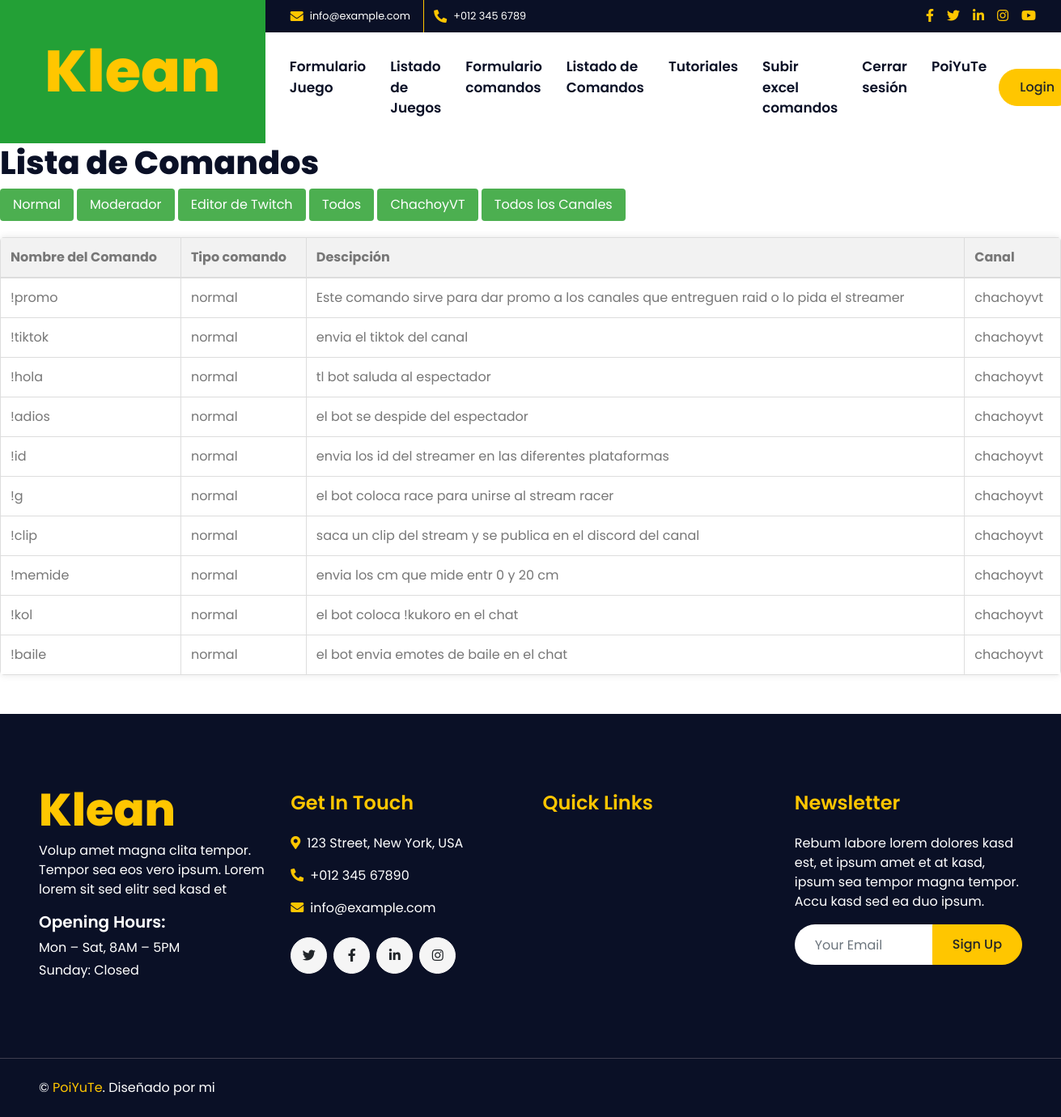
The app's page /lista_comandos (signed in) with its own data.
### core/models.py (models this page shows, shortened)
class Comando(models.Model):
    TIPO_COMANDO = [
        ('normal', 'Normal'),
        ('moderador', 'Moderador'),
        ('editor de twitch', 'Editor de Twitch'),
    ]
    CANAL = [
        ('chachoyvt', 'ChachoyVT'),
    ]
    nombre_comando = models.CharField(max_length=50, default='')
    tipo = models.CharField(max_length=50, choices=TIPO_COMANDO)
    descripcion = models.CharField(max_length=500, default='')
    canal = models.CharField(max_length=50, choices=CANAL, default='chachoyvt')  # Selecciona un valor predeterminado adecuado

### core/views.py (the view)
# urls.py: path('lista_comandos', lista_comandos, name="lista_comandos"),
def lista_comandos(request):
    comandos = Comando.objects.all()
    return render(request, 'core/lista_comandos.html', {'comandos': comandos})

### core/templates/core/lista_comandos.html (shortened to what this page needs)
<!DOCTYPE html>
<html lang="en">
<head>
    {% load static %}
    <link href="https://cdnjs.cloudflare.com/ajax/libs/font-awesome/5.10.0/css/all.min.css" rel="stylesheet">
    <link href="lib/owlcarousel/assets/owl.carousel.min.css" rel="stylesheet">
    <link href="lib/lightbox/css/lightbox.min.css" rel="stylesheet">
    <link href="{% static 'core/'%}css/style.css" rel="stylesheet">
</head>
<body>
    <div class="container-fluid">
        <div class="row">
            <div class="col-lg-3 bg-secondary d-none d-lg-block">
                <a href="" class="navbar-brand w-100 h-100 m-0 p-0 d-flex align-items-center justify-content-center">
                    <h1 class="m-0 display-3 text-primary">Klean</h1>
                </a>
            </div>
            <div class="col-lg-9">
                <div class="row bg-dark d-none d-lg-flex">
                    <div class="col-lg-7 text-left text-white">
                        <div class="h-100 d-inline-flex align-items-center border-right border-primary py-2 px-3">
                            <i class="fa fa-envelope text-primary mr-2"></i>
                            <small>info@example.com</small>
                        </div>
                        <div class="h-100 d-inline-flex align-items-center py-2 px-2">
                            <i class="fa fa-phone-alt text-primary mr-2"></i>
                            <small>+012 345 6789</small>
                        </div>
                    </div>
                    <div class="col-lg-5 text-right">
                        <div class="d-inline-flex align-items-center pr-2">
                            <a class="text-primary p-2" href="">
                                <i class="fab fa-facebook-f"></i>
                            </a>
                            <a class="text-primary p-2" href="">
                                <i class="fab fa-twitter"></i>
                            </a>
                            <a class="text-primary p-2" href="">
                                <i class="fab fa-linkedin-in"></i>
                            </a>
                            <a class="text-primary p-2" href="">
                                <i class="fab fa-instagram"></i>
                            </a>
                            <a class="text-primary p-2" href="">
                                <i class="fab fa-youtube"></i>
                            </a>
                        </div>
                    </div>
                </div>
                <nav class="navbar navbar-expand-lg bg-white navbar-light p-0">
                    <div class="collapse navbar-collapse justify-content-between" id="navbarCollapse">
                        <div class="navbar-nav mr-auto py-0">
                            {% if user.is_authenticated %}
                            <a href="{% url 'formulario' %}" class="nav-item nav-link">Formulario Juego</a>
                            {% endif %}
                            <a href="{% url 'lista_juegos' %}" class="nav-item nav-link">Listado de Juegos</a>
                            {% if user.is_authenticated %}
                            <a href="{% url 'comando' %}" class="nav-item nav-link">Formulario comandos</a>
                            {% endif %}
                            <a href="{% url 'lista_comandos' %}" class="nav-item nav-link">Listado de Comandos</a>
                            {% if user.is_authenticated %}
                            <a href="{% url 'videos' %}" class="nav-item nav-link">Tutoriales</a>
                            <a href="{% url 'upload_excel' %}" class="nav-item nav-link">Subir excel comandos</a>
                            {% endif %}
                            {% if user.is_authenticated %}
                            <a href="#" class="nav-item nav-link" onclick="document.getElementById('logout-form').submit()">Cerrar sesión</a>
                            {% endif %}
                            {% if user.is_authenticated %}
                            <a href="#" class="nav-item nav-link">{{ user.username}}</a>
                            {% endif %}
                        </div>
                    </div>
                    <a href="{% url 'login' %}" class="btn btn-primary mr-3 d-none d-lg-block">Login</a>
            </div>
        </div>
    </div>
    <body>
        <h1>Lista de Comandos</h1>
        <button class="filter-btn" onclick="filterByType('normal')">Normal</button>
        <button class="filter-btn" onclick="filterByType('Moderador')">Moderador</button>
        <button class="filter-btn" onclick="filterByType('editor de twitch')">Editor de Twitch</button>
        <button class="filter-btn" onclick="showAll()">Todos</button>
        <button class="filter-btn" onclick="filterByChannel('chachoyvt')">ChachoyVT</button>
        <button class="filter-btn" onclick="showAllChannels()">Todos los Canales</button>
        <table class="rounded">
            <thead>
                <tr>
                    <th>Nombre del Comando</th>
                    <th>Tipo comando</th>
                    <th>Descipción</th>
                    <th>Canal</th>
                </tr>
            </thead>
            <tbody>
                {% for comando in comandos %}
                <tr class="game-row" data-type="{{ comando.tipo }}" data-channel="{{ comando.canal }}">
                    <td>{{ comando.nombre_comando }}</td>
                    <td>{{ comando.tipo }}</td>
                    <td>{{ comando.descripcion }}</td>
                    <td>{{ comando.canal }}</td>
                </tr>
                {% endfor %}
            </tbody>
        </table>
    </body>
    <div class="container-fluid bg-dark text-white mt-5 py-5 px-sm-3 px-md-5">
        <div class="row pt-5">
            <div class="col-lg-3 col-md-6 mb-5">
                <a href="index.html" class="navbar-brand">
                    <h1 class="m-0 mt-n3 display-4 text-primary">Klean</h1>
                </a>
                <p>Volup amet magna clita tempor. Tempor sea eos vero ipsum. Lorem lorem sit sed elitr sed kasd et</p>
                <h5 class="font-weight-semi-bold text-white mb-2">Opening Hours:</h5>
                <p class="mb-1">Mon – Sat, 8AM – 5PM</p>
                <p class="mb-0">Sunday: Closed</p>
            </div>
            <div class="col-lg-3 col-md-6 mb-5">
                <h4 class="font-weight-semi-bold text-primary mb-4">Get In Touch</h4>
                <p><i class="fa fa-map-marker-alt text-primary mr-2"></i>123 Street, New York, USA</p>
                <p><i class="fa fa-phone-alt text-primary mr-2"></i>+012 345 67890</p>
                <p><i class="fa fa-envelope text-primary mr-2"></i>info@example.com</p>
                <div class="d-flex justify-content-start mt-4">
                    <a class="btn btn-light btn-social mr-2" href="#"><i class="fab fa-twitter"></i></a>
                    <a class="btn btn-light btn-social mr-2" href="#"><i class="fab fa-facebook-f"></i></a>
                    <a class="btn btn-light btn-social mr-2" href="#"><i class="fab fa-linkedin-in"></i></a>
                    <a class="btn btn-light btn-social" href="#"><i class="fab fa-instagram"></i></a>
                </div>
            </div>
            <div class="col-lg-3 col-md-6 mb-5">
                <h4 class="font-weight-semi-bold text-primary mb-4">Quick Links</h4>
            </div>
            <div class="col-lg-3 col-md-6 mb-5">
                <h4 class="font-weight-semi-bold text-primary mb-4">Newsletter</h4>
                <p>Rebum labore lorem dolores kasd est, et ipsum amet et at kasd, ipsum sea tempor magna tempor. Accu
                    kasd sed ea duo ipsum.</p>
                <div class="w-100">
                    <div class="input-group">
                        <input type="text" class="form-control border-0" style="padding: 25px;"
                            placeholder="Your Email">
                        <div class="input-group-append">
                            <button class="btn btn-primary px-4">Sign Up</button>
                        </div>
                    </div>
                </div>
            </div>
        </div>
    </div>
    <div class="container-fluid bg-dark text-white border-top py-4 px-sm-3 px-md-5"
        style="border-color: #3E3E4E !important;">
        <div class="row">
            <div class="col-lg-6 text-center text-md-left mb-3 mb-md-0">
                <p class="m-0 text-white">&copy; <a href="#">PoiYuTe</a>. Diseñado por mi
                </p>
            </div>
        </div>
    </div>
    <script src="{% load static %}js/main.js"></script>
</body>
</html>

### core/templates/core/lista_comandos.html (style rules this page uses)
body { font-family: Arial, sans-serif; margin: 20px; }
h1 { color: #333; }
table { width: 100%; border-collapse: collapse; margin-top: 20px; border-radius: 8px; overflow: hidden; box-shadow: 0 0 10px rgba(0, 0, 0, 0.1); }
th, td { border: 1px solid #ddd; padding: 12px; text-align: left; }
th { background-color: #f2f2f2; border-bottom: 2px solid #ddd; }
tr { transition: background-color 0.3s; }
td { border-bottom: 1px solid #ddd; }
.rounded { border-radius: 8px; overflow: hidden; }
.filter-btn { display: inline-block; padding: 8px 16px; background-color: #4CAF50; color: white; border: none; border-radius: 4px; cursor: pointer; }

### records on screen
Comando: nombre_comando "!promo", tipo "normal", descripcion "Este comando sirve para dar promo a los canales que entreguen raid o lo pida el streamer", canal "chachoyvt"
Comando: nombre_comando "!tiktok", tipo "normal", descripcion "envia el tiktok del canal", canal "chachoyvt"
Comando: nombre_comando "!hola", tipo "normal", descripcion "tl bot saluda al espectador", canal "chachoyvt"
Comando: nombre_comando "!adios", tipo "normal", descripcion "el bot se despide del espectador", canal "chachoyvt"
Comando: nombre_comando "!id", tipo "normal", descripcion "envia los id del streamer en las diferentes plataformas", canal "chachoyvt"
Comando: nombre_comando "!g", tipo "normal", descripcion "el bot coloca race para unirse al stream racer", canal "chachoyvt"
Comando: nombre_comando "!clip", tipo "normal", descripcion "saca un clip del stream y se publica en el discord del canal", canal "chachoyvt"
Comando: nombre_comando "!memide", tipo "normal", descripcion "envia los cm que mide entr 0 y 20 cm", canal "chachoyvt"
Comando: nombre_comando "!kol", tipo "normal", descripcion "el bot coloca !kukoro en el chat", canal "chachoyvt"
Comando: nombre_comando "!baile", tipo "normal", descripcion "el bot envia emotes de baile en el chat", canal "chachoyvt"

### other values on screen
{{ user.username }} "PoiYuTe"
